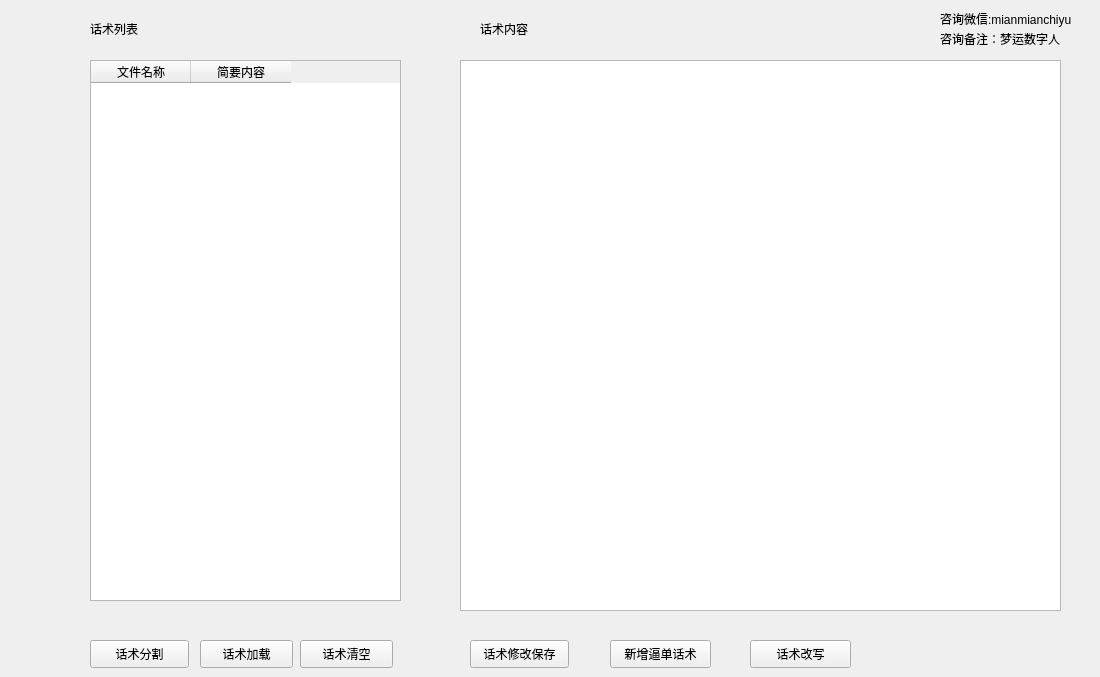
    <widget class="QWidget" name="tab">
     <attribute name="title">
      <string>话术</string>
     </attribute>
     <widget class="QPushButton" name="hsfg">
      <property name="geometry">
       <rect>
        <x>90</x>
        <y>640</y>
        <width>99</width>
        <height>28</height>
       </rect>
      </property>
      <property name="toolTipDuration">
       <number>-1</number>
      </property>
      <property name="text">
       <string>话术分割</string>
      </property>
     </widget>
     <widget class="QLabel" name="hs_lb">
      <property name="geometry">
       <rect>
        <x>90</x>
        <y>20</y>
        <width>81</width>
        <height>18</height>
       </rect>
      </property>
      <property name="text">
       <string>话术列表</string>
      </property>
     </widget>
     <widget class="QLabel" name="hs_lr">
      <property name="geometry">
       <rect>
        <x>480</x>
        <y>20</y>
        <width>81</width>
        <height>18</height>
       </rect>
      </property>
      <property name="text">
       <string>话术内容</string>
      </property>
     </widget>
     <widget class="QPushButton" name="hs_save">
      <property name="geometry">
       <rect>
        <x>470</x>
        <y>640</y>
        <width>99</width>
        <height>28</height>
       </rect>
      </property>
      <property name="text">
       <string>话术修改保存</string>
      </property>
     </widget>
     <widget class="QPlainTextEdit" name="hs_text">
      <property name="geometry">
       <rect>
        <x>460</x>
        <y>60</y>
        <width>601</width>
        <height>551</height>
       </rect>
      </property>
     </widget>
     <widget class="QTableWidget" name="hs_list">
      <property name="geometry">
       <rect>
        <x>90</x>
        <y>60</y>
        <width>311</width>
        <height>541</height>
       </rect>
      </property>
      <column>
       <property name="text">
        <string>文件名称</string>
       </property>
      </column>
      <column>
       <property name="text">
        <string>简要内容</string>
       </property>
      </column>
     </widget>
     <widget class="QPushButton" name="hs_cb">
      <property name="geometry">
       <rect>
        <x>200</x>
        <y>640</y>
        <width>93</width>
        <height>28</height>
       </rect>
      </property>
      <property name="text">
       <string>话术加载</string>
      </property>
     </widget>
     <widget class="QPushButton" name="hs_clear">
      <property name="geometry">
       <rect>
        <x>300</x>
        <y>640</y>
        <width>93</width>
        <height>28</height>
       </rect>
      </property>
      <property name="text">
       <string>话术清空</string>
      </property>
     </widget>
     <widget class="QPushButton" name="hs_add_bd">
      <property name="geometry">
       <rect>
        <x>610</x>
        <y>640</y>
        <width>101</width>
        <height>28</height>
       </rect>
      </property>
      <property name="text">
       <string>新增逼单话术</string>
      </property>
     </widget>
     <widget class="QPushButton" name="hs_chatgp">
      <property name="geometry">
       <rect>
        <x>750</x>
        <y>640</y>
        <width>101</width>
        <height>28</height>
       </rect>
      </property>
      <property name="text">
       <string>话术改写</string>
      </property>
     </widget>
     <widget class="QLabel" name="hs_lr_2">
      <property name="geometry">
       <rect>
        <x>940</x>
        <y>10</y>
        <width>151</width>
        <height>18</height>
       </rect>
      </property>
      <property name="text">
       <string>咨询微信:mianmianchiyu</string>
      </property>
     </widget>
     <widget class="QLabel" name="hs_lr_3">
      <property name="geometry">
       <rect>
        <x>940</x>
        <y>30</y>
        <width>151</width>
        <height>18</height>
       </rect>
      </property>
      <property name="text">
       <string>咨询备注：梦运数字人</string>
      </property>
     </widget>
    </widget>
